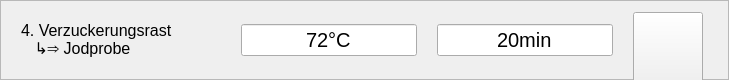
                  <widget class="QFrame" name="frm_mash_step4">
                   <property name="minimumSize">
                    <size>
                     <width>0</width>
                     <height>80</height>
                    </size>
                   </property>
                   <property name="maximumSize">
                    <size>
                     <width>16777215</width>
                     <height>80</height>
                    </size>
                   </property>
                   <property name="frameShape">
                    <enum>QFrame::StyledPanel</enum>
                   </property>
                   <property name="frameShadow">
                    <enum>QFrame::Raised</enum>
                   </property>
                   <layout class="QHBoxLayout" name="horizontalLayout_9">
                    <property name="spacing">
                     <number>20</number>
                    </property>
                    <property name="leftMargin">
                     <number>20</number>
                    </property>
                    <property name="rightMargin">
                     <number>25</number>
                    </property>
                    <item>
                     <widget class="QLabel" name="lbl_mash_step4_title">
                      <property name="minimumSize">
                       <size>
                        <width>200</width>
                        <height>0</height>
                       </size>
                      </property>
                      <property name="font">
                       <font>
                        <pointsize>12</pointsize>
                       </font>
                      </property>
                      <property name="text">
                       <string>4. Verzuckerungsrast
   ↳⇒ Jodprobe</string>
                      </property>
                     </widget>
                    </item>
                    <item>
                     <widget class="QLineEdit" name="lne_mash_step4_temp">
                      <property name="font">
                       <font>
                        <pointsize>15</pointsize>
                       </font>
                      </property>
                      <property name="text">
                       <string>72°C</string>
                      </property>
                      <property name="alignment">
                       <set>Qt::AlignCenter</set>
                      </property>
                     </widget>
                    </item>
                    <item>
                     <widget class="QLineEdit" name="lne_mash_step4_time">
                      <property name="font">
                       <font>
                        <pointsize>15</pointsize>
                       </font>
                      </property>
                      <property name="text">
                       <string>20min</string>
                      </property>
                      <property name="alignment">
                       <set>Qt::AlignCenter</set>
                      </property>
                     </widget>
                    </item>
                    <item>
                     <widget class="QPushButton" name="btn_mash_step4_alarm">
                      <property name="minimumSize">
                       <size>
                        <width>70</width>
                        <height>80</height>
                       </size>
                      </property>
                      <property name="maximumSize">
                       <size>
                        <width>70</width>
                        <height>80</height>
                       </size>
                      </property>
                      <property name="icon">
                       <iconset>
                        <normaloff>assets/alarm0.png</normaloff>assets/alarm0.png</iconset>
                      </property>
                      <property name="iconSize">
                       <size>
                        <width>40</width>
                        <height>40</height>
                       </size>
                      </property>
                      <property name="checkable">
                       <bool>false</bool>
                      </property>
                     </widget>
                    </item>
                   </layout>
                  </widget>
